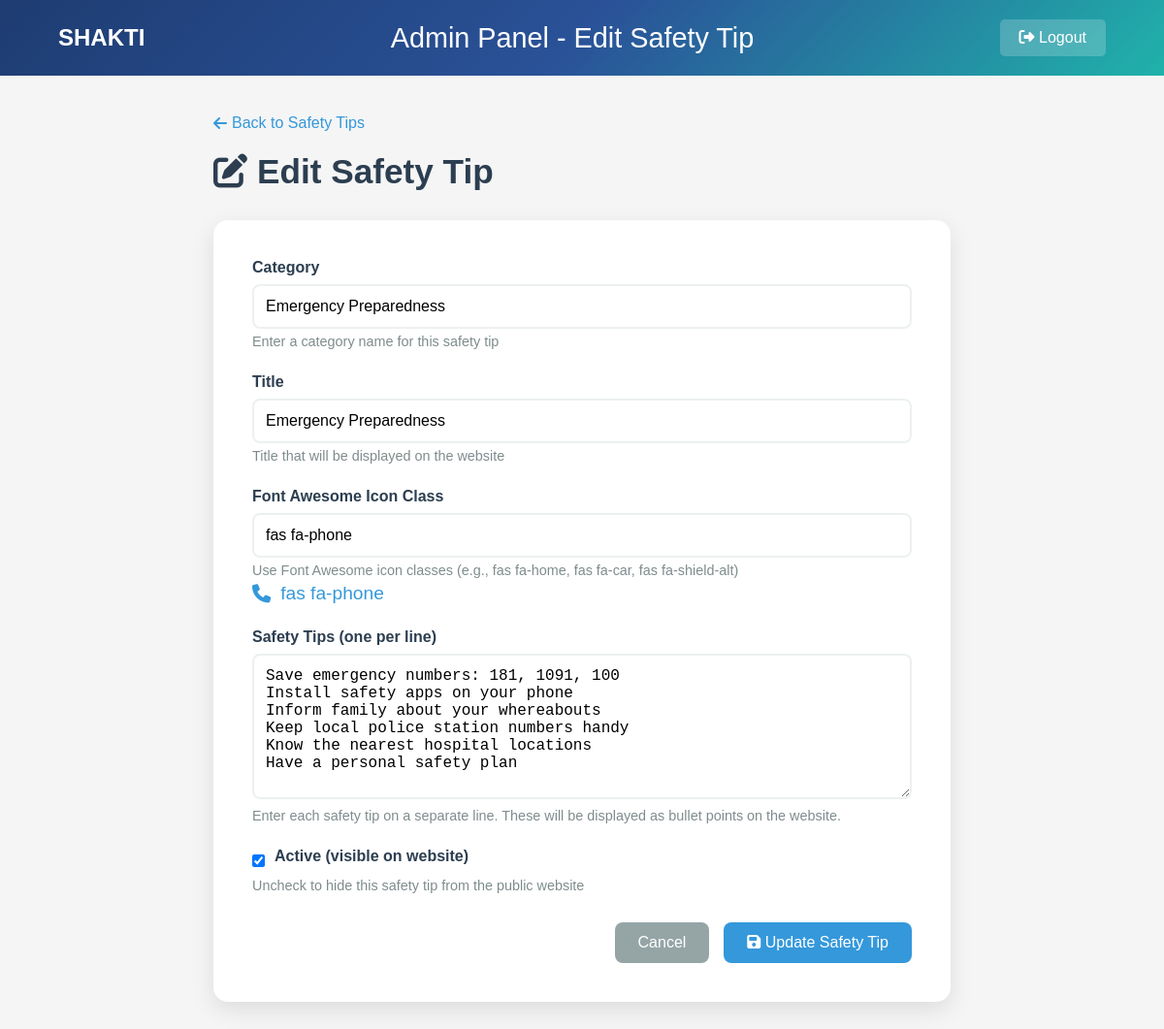
Before: /admin-safety-tips/edit/6 (signed in) with the older database file.
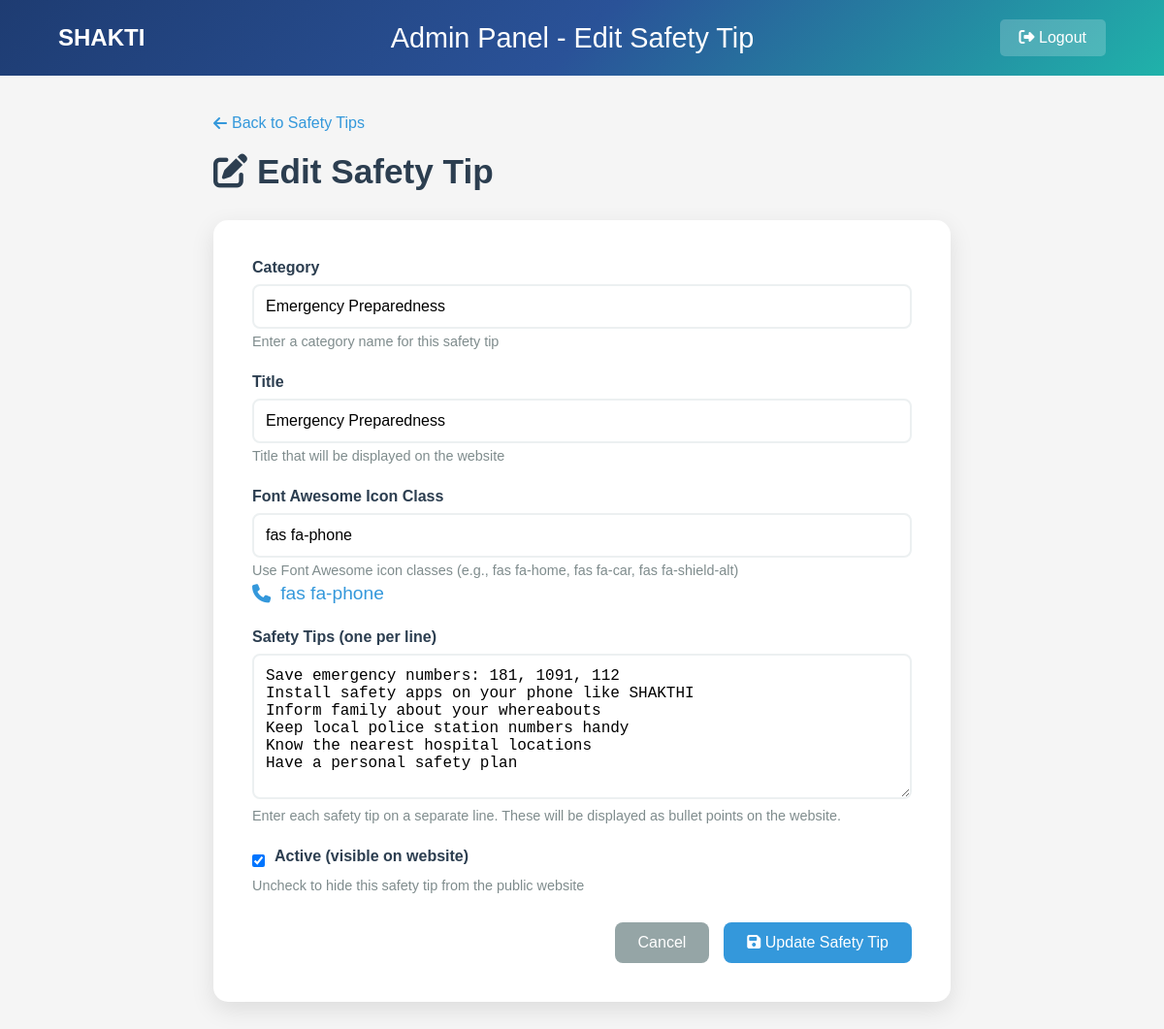
After: the same page with the newer database file.
### tables this page shows
CREATE TABLE safety_tips (
            id INTEGER PRIMARY KEY AUTOINCREMENT,
            category TEXT NOT NULL,
            title TEXT NOT NULL,
            icon TEXT NOT NULL,
            tips TEXT NOT NULL,
            is_active INTEGER DEFAULT 1,
            created_at TIMESTAMP DEFAULT CURRENT_TIMESTAMP,
            updated_at TIMESTAMP DEFAULT CURRENT_TIMESTAMP
        );

### app.py (the view, shortened to what this page needs)
@app.route('/admin-safety-tips/edit/<int:tip_id>', methods=['GET', 'POST'])
def admin_edit_safety_tip(tip_id):
    if not session.get('admin_logged_in'):
        return redirect(url_for('admin_login'))
    conn = sqlite3.connect('women_safety.db')
    cursor = conn.cursor()
    cursor.execute('SELECT * FROM safety_tips WHERE id=?', (tip_id,))
    tip = cursor.fetchone()
    conn.close()
    return render_template('admin_edit_safety_tip.html', tip=tip)

### templates/admin_edit_safety_tip.html (shortened to what this page needs)
<!DOCTYPE html>
<html lang="en">
<head>
    <link rel="stylesheet" href="https://cdnjs.cloudflare.com/ajax/libs/font-awesome/6.4.0/css/all.min.css">
</head>
<body>
    <div class="header">
        <div class="logo">SHAKTI</div>
        <div class="admin-title">Admin Panel - Edit Safety Tip</div>
        <a href="{{ url_for('admin_logout') }}" class="logout-btn">
            <i class="fas fa-sign-out-alt"></i> Logout
        </a>
    </div>
    <div class="container">
        <div class="back-btn">
            <a href="{{ url_for('admin_safety_tips') }}">
                <i class="fas fa-arrow-left"></i> Back to Safety Tips
            </a>
        </div>
        <h1 class="page-title">
            <i class="fas fa-edit"></i> Edit Safety Tip
        </h1>
        <div class="form-container">
            <form method="POST">
                <div class="form-group">
                    <label for="category">Category</label>
                    <input type="text" id="category" name="category" required value="{{ tip[1] }}">
                    <div class="help-text">Enter a category name for this safety tip</div>
                </div>
                <div class="form-group">
                    <label for="title">Title</label>
                    <input type="text" id="title" name="title" required value="{{ tip[2] }}">
                    <div class="help-text">Title that will be displayed on the website</div>
                </div>
                <div class="form-group">
                    <label for="icon">Font Awesome Icon Class</label>
                    <input type="text" id="icon" name="icon" required value="{{ tip[3] }}" onkeyup="updateIconPreview()">
                    <div class="help-text">Use Font Awesome icon classes (e.g., fas fa-home, fas fa-car, fas fa-shield-alt)</div>
                    <div class="icon-preview" id="iconPreview">
                        <i class="{{ tip[3] }}"></i> {{ tip[3] }}
                    </div>
                </div>
                <div class="form-group">
                    <label for="tips">Safety Tips (one per line)</label>
                    <textarea id="tips" name="tips" required>{{ tip[4] }}</textarea>
                    <div class="help-text">Enter each safety tip on a separate line. These will be displayed as bullet points on the website.</div>
                </div>
                <div class="form-group">
                    <div class="checkbox-group">
                        <input type="checkbox" id="is_active" name="is_active" {% if tip[5] %}checked{% endif %}>
                        <label for="is_active">Active (visible on website)</label>
                    </div>
                    <div class="help-text">Uncheck to hide this safety tip from the public website</div>
                </div>
                <div class="form-actions">
                    <a href="{{ url_for('admin_safety_tips') }}" class="btn btn-secondary">Cancel</a>
                    <button type="submit" class="btn btn-primary">
                        <i class="fas fa-save"></i> Update Safety Tip
                    </button>
                </div>
            </form>
        </div>
    </div>
</body>
</html>

Changed rows visible on the page:
changed safety_tips "fas fa-phone": tips "…emergency numbers: 181, 1091, 100 Install safety apps on your phone Inform family about your…" → "…emergency numbers: 181, 1091, 112 Install safety apps on your phone like SHAKTHI Inform family about your…"
